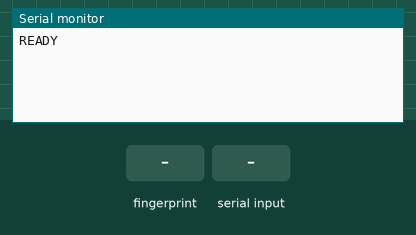
Simulated run of this sketch. Board: ESP32. Shown: the last lines printed to the serial monitor. Inputs (shaded band) come from the test bench.

Above: at 3.2 s.
3.3 s: finger stored as number 1 placed on the sensor
At 4.3 s:
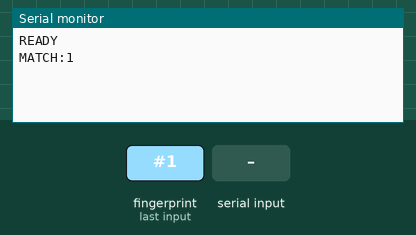
5.1 s: "ENROLL:\n" received over Serial
At 6.3 s:
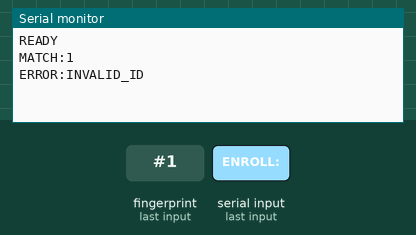
6.6 s: "DELETE:\n" received over Serial
At 7.8 s:
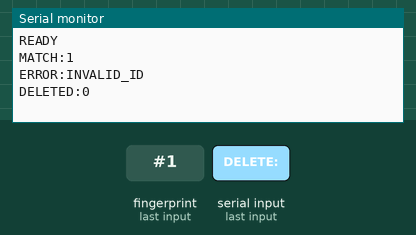
8.1 s: "ENROLL:90\n" received over Serial
At 9.1 s:
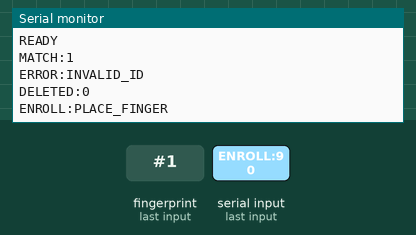
9.6 s: finger stored as number 1 placed on the sensor
At 11.3 s:
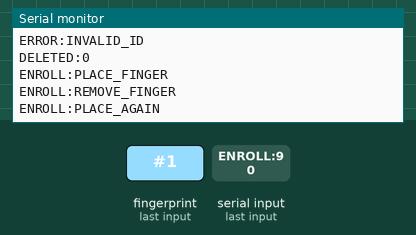
11.6 s: finger stored as number 1 placed on the sensor
At 13.6 s:
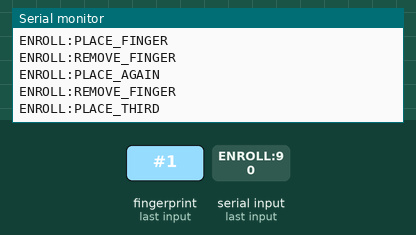

Measured:
- after the input at 3.3 s, the serial monitor: prints a new line after 0.38 s (image 1)
- after the input at 5.1 s, the serial monitor: prints a new line after 0.05 s (image 2)
- after the input at 6.6 s, the serial monitor: prints a new line after 0.09 s (image 3)
- after the input at 8.1 s, the serial monitor: prints a new line at once (image 4)
- after the input at 9.6 s, the serial monitor: prints a new line after 0.22 s (image 5)
- after the input at 11.6 s, the serial monitor: prints a new line after 0.63 s (image 6)

The sketch:

as608_attendance.ino
```cpp
#include <HardwareSerial.h>
#include <Adafruit_Fingerprint.h>

#define AS608_RX_PIN 16
#define AS608_TX_PIN 17

HardwareSerial fingerprintSerial(2);
Adafruit_Fingerprint fingerprint(&fingerprintSerial);

uint32_t lastMatchAt = 0;
uint16_t lastMatchedId = 0;
bool sensorReady = false;
String serialBuffer = "";

bool captureFingerprint(uint8_t bufferNumber) {
  uint8_t result;
  do {
    result = fingerprint.getImage();
    if (result == FINGERPRINT_NOFINGER) {
      delay(50);
    }
  } while (result == FINGERPRINT_NOFINGER);

  if (result != FINGERPRINT_OK) {
    return false;
  }
  return fingerprint.image2Tz(bufferNumber) == FINGERPRINT_OK;
}

void waitForFingerRemoval() {
  while (fingerprint.getImage() != FINGERPRINT_NOFINGER) {
    delay(100);
  }
  delay(300);
}

void processDelete(uint16_t fingerprintId) {
  uint8_t result = fingerprint.deleteModel(fingerprintId);
  if (result == FINGERPRINT_OK || result == FINGERPRINT_NOTFOUND) {
    Serial.println("DELETED:" + String(fingerprintId));
  } else {
    Serial.println("ERROR:DELETE_FAILED");
  }
}

void processEnroll(uint16_t fingerprintId) {
  if (fingerprintId < 1 || fingerprintId > 127) {
    Serial.println("ERROR:INVALID_ID");
    return;
  }
  if (fingerprint.loadModel(fingerprintId) == FINGERPRINT_OK) {
    Serial.println("ERROR:ID_IN_USE");
    return;
  }

  Serial.println("ENROLL:PLACE_FINGER");
  if (!captureFingerprint(1)) {
    Serial.println("ERROR:IMAGE_CAPTURE");
    return;
  }

  Serial.println("ENROLL:REMOVE_FINGER");
  waitForFingerRemoval();
  Serial.println("ENROLL:PLACE_AGAIN");

  if (!captureFingerprint(2)) {
    Serial.println("ERROR:IMAGE_CAPTURE");
    return;
  }
  if (fingerprint.createModel() != FINGERPRINT_OK) {
    Serial.println("ERROR:FINGER_MISMATCH");
    return;
  }

  Serial.println("ENROLL:REMOVE_FINGER");
  waitForFingerRemoval();
  Serial.println("ENROLL:PLACE_THIRD");

  if (!captureFingerprint(2)) {
    Serial.println("ERROR:IMAGE_CAPTURE");
    return;
  }
  if (fingerprint.createModel() != FINGERPRINT_OK) {
    Serial.println("ERROR:FINGER_MISMATCH");
    return;
  }
  if (fingerprint.storeModel(fingerprintId) != FINGERPRINT_OK) {
    Serial.println("ERROR:STORE_FAILED");
    return;
  }

  waitForFingerRemoval();
  Serial.println("ENROLLED:" + String(fingerprintId));
}

void scanFingerprint() {
  uint8_t result = fingerprint.getImage();
  if (result == FINGERPRINT_NOFINGER) {
    delay(50);
    return;
  }
  if (result != FINGERPRINT_OK) {
    waitForFingerRemoval();
    return;
  }
  if (fingerprint.image2Tz() != FINGERPRINT_OK) {
    waitForFingerRemoval();
    return;
  }

  if (fingerprint.fingerFastSearch() == FINGERPRINT_OK) {
    uint16_t fingerprintId = fingerprint.fingerID;
    uint32_t now = millis();
    if (fingerprintId != lastMatchedId || now - lastMatchAt > 3000) {
      lastMatchedId = fingerprintId;
      lastMatchAt = now;
      Serial.println("MATCH:" + String(fingerprintId));
    }
  } else {
    Serial.println("NO_MATCH");
  }
  waitForFingerRemoval();
}

void processSerialCommand(String command) {
  command.trim();
  if (command.startsWith("ENROLL:")) {
    uint16_t fingerprintId = (uint16_t) command.substring(7).toInt();
    processEnroll(fingerprintId);
  } else if (command.startsWith("DELETE:")) {
    uint16_t fingerprintId = (uint16_t) command.substring(7).toInt();
    processDelete(fingerprintId);
  } else if (command == "PING") {
    Serial.println(sensorReady ? "READY" : "AS608_NOT_READY");
  }
}

void setup() {
  Serial.begin(115200);
  fingerprintSerial.begin(57600, SERIAL_8N1, AS608_RX_PIN, AS608_TX_PIN);
  fingerprint.begin(57600);
  delay(1000);

  sensorReady = fingerprint.verifyPassword();
  if (sensorReady) {
    Serial.println("READY");
  } else {
    Serial.println("ERROR:AS608_NOT_FOUND");
  }
}

void loop() {
  while (Serial.available() > 0) {
    char received = (char) Serial.read();
    if (received == '\n' || received == '\r') {
      if (serialBuffer.length() > 0) {
        processSerialCommand(serialBuffer);
        serialBuffer = "";
      }
    } else {
      serialBuffer += received;
    }
  }

  if (!sensorReady) {
    sensorReady = fingerprint.verifyPassword();
    if (sensorReady) {
      Serial.println("READY");
    } else {
      delay(500);
    }
    return;
  }

  scanFingerprint();
}
```
